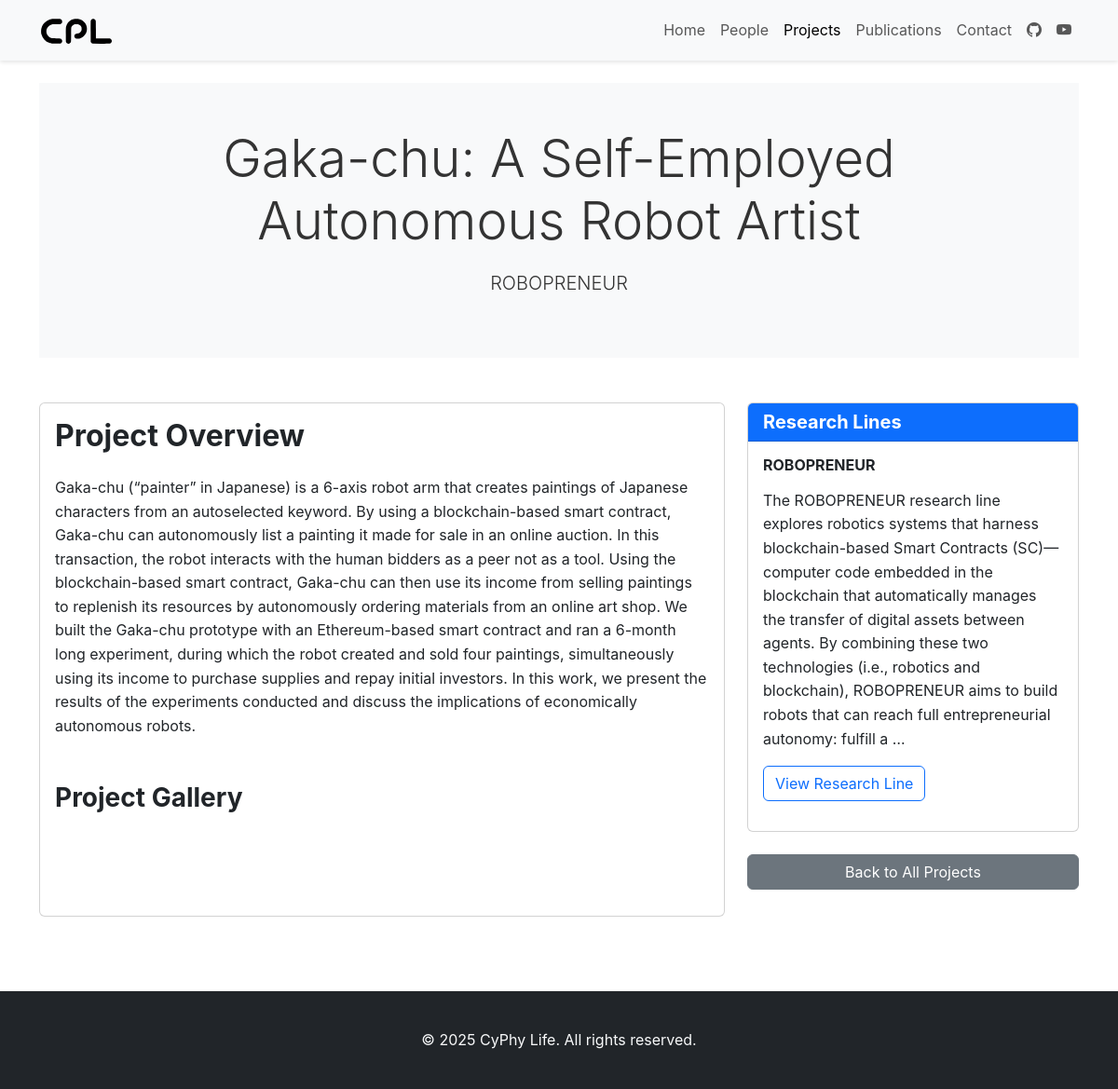
The app's page /projects/gaka-chu/ with its own data.
### core/models.py (models this page shows, shortened)
class ResearchProject(models.Model):
    title = models.CharField(max_length=200)
    date = models.DateField(auto_now_add=True)
    description = models.TextField()
    video_url = models.URLField(blank=True, help_text="YouTube video embed URL for the project")
    banner_image = FilerImageField(null=True, blank=True, related_name="project_banners", on_delete=models.SET_NULL, help_text="Banner image for the project")
    team_members = models.ManyToManyField('TeamMember', blank=True, related_name='projects')
    publications = models.ManyToManyField('Publication', blank=True, related_name='projects')
    slug = models.SlugField(max_length=250, unique=True, blank=True)
    content = models.TextField(blank=True, help_text="Detailed content for project detail page")
    class Meta:
        ordering = ['-date']
        verbose_name = "Research Project"
        verbose_name_plural = "Research Projects"

class ResearchLine(models.Model):
    title = models.CharField(max_length=200)
    date = models.DateField(auto_now_add=True)
    description = models.TextField()
    video_url = models.URLField(blank=True, help_text="YouTube video embed URL for the research line")
    banner_image = FilerImageField(null=True, blank=True, related_name="research_line_banners", on_delete=models.SET_NULL, help_text="Banner image for the research line")
    slug = models.SlugField(max_length=250, unique=True, blank=True)
    team_members = models.ManyToManyField('TeamMember', blank=True, related_name='research_lines')
    publications = models.ManyToManyField('Publication', blank=True, related_name='research_lines')
    projects = models.ManyToManyField('ResearchProject', blank=True, related_name='research_lines_set')
    class Meta:
        ordering = ['-date']
        verbose_name = "Research Line"
        verbose_name_plural = "Research Lines"
    def get_absolute_url(self):
        return reverse('research_line_detail', kwargs={'slug': self.slug})

### core/views.py (the view)
# urls.py: path('projects/<slug:slug>/', views.project_detail, name='project_detail'),
def project_detail(request, slug):
    project = get_object_or_404(ResearchProject, slug=slug)
    context = {
        'project': project,
    }
    return render(request, 'core/project_detail.html', context)

### core/context_processors.py (called while the page is built)
def social_media_links(request):
    try:
        social_media = SocialMedia.objects.first()
    except SocialMedia.DoesNotExist:
        social_media = None
    return {'social_media': social_media}

### core/models.py (called while the page is built)
    def has_any_links(self):
        return bool(self.github or self.youtube)

### templates/core/project_detail.html (shortened to what this page needs)
{% extends 'base.html' %}
{% load static %}
{% block content %}
{% if project.banner_image %}
<div class="project-banner mb-5" style="background-image: url('{{ project.banner_image.url }}');">
    <div class="banner-overlay">
        <div class="banner-content">
            <h1 class="display-4">{{ project.title }}</h1>
            {% if project.research_lines_set.all %}
            <p class="lead">
                {% for line in project.research_lines_set.all %}
                {{ line.title }}{% if not forloop.last %}, {% endif %}
                {% endfor %}
            </p>
            {% endif %}
        </div>
    </div>
</div>
{% else %}
<div class="bg-light text-center p-5 mb-5">
    <h1 class="display-4">{{ project.title }}</h1>
    {% if project.research_lines_set.all %}
    <p class="lead">
        {% for line in project.research_lines_set.all %}
        {{ line.title }}{% if not forloop.last %}, {% endif %}
        {% endfor %}
    </p>
    {% endif %}
</div>
{% endif %}
<div class="row">
    <div class="col-lg-8">
        <div class="card mb-4">
            <div class="card-body">
                <h2 class="mb-4">Project Overview</h2>
                <p>{{ project.description }}</p>
                {% if project.gallery_images.all %}
                <h3 class="mt-5 mb-3">Project Gallery</h3>
                <div class="row">
                    {% for img in project.gallery_images.all %}
                    <div class="col-md-4">
                    </div>
                    {% endfor %}
                </div>
                {% endif %}
            </div>
        </div>
    </div>
    <div class="col-lg-4">
        {% if project.research_lines_set.all %}
        <div class="card mb-4">
            <div class="card-header bg-primary text-white">
                <h5 class="mb-0">Research Lines</h5>
            </div>
            <div class="card-body">
                {% for line in project.research_lines_set.all %}
                <h6>{{ line.title }}</h6>
                <p>{{ line.description|truncatewords:50 }}</p>
                <a href="{{ line.get_absolute_url }}" class="btn btn-outline-primary mb-3">View Research Line</a>
                {% endfor %}
            </div>
        </div>
        {% endif %}
        <div class="d-grid gap-2">
            <a href="{% url 'projects' %}" class="btn btn-secondary">Back to All Projects</a>
        </div>
    </div>
</div>
{% endblock %}

### static/css/style.css (style rules this page uses)
body { font-family: "Helvetica Light", Inter, Helvetica, sans-serif; color: #333; line-height: 1.6; min-height: 100vh; }
h1, h2, h3, h4, h5, h6 { font-weight: 700; margin-bottom: 1rem; }
.card { transition: transform 0.3s ease, box-shadow 0.3s ease; margin-bottom: 1.5rem; }

### records on screen
ResearchProject: title "Gaka-chu: A Self-Employed Autonomous Robot Artist", description "Gaka-chu (“painter” in Japanese) is a 6-axis robot arm that creates paintings of Japanese characters from an autoselected keyword. By using a blockchain-based smart contract, Gaka-chu can autonomously list a painting it made for sale in an online auction. In this transaction, the robot interacts with the human bidders as a peer not as a tool. Using the blockchain-based smart contract, Gaka-chu can then use its income from selling paintings to replenish its resources by autonomously ordering materials from an online art shop. We built the Gaka-chu prototype with an Ethereum-based smart contract and ran a 6-month long experiment, during which the robot created and sold four paintings,…"
ResearchLine: title "ROBOPRENEUR", description "The ROBOPRENEUR research line explores robotics systems that harness blockchain-based Smart Contracts (SC)—computer code embedded in the blockchain that automatically manages the transfer of digital assets between agents. By combining these two technologies (i.e., robotics and blockchain), ROBOPRENEUR aims to build robots that can reach full entrepreneurial autonomy: fulfill a …"
